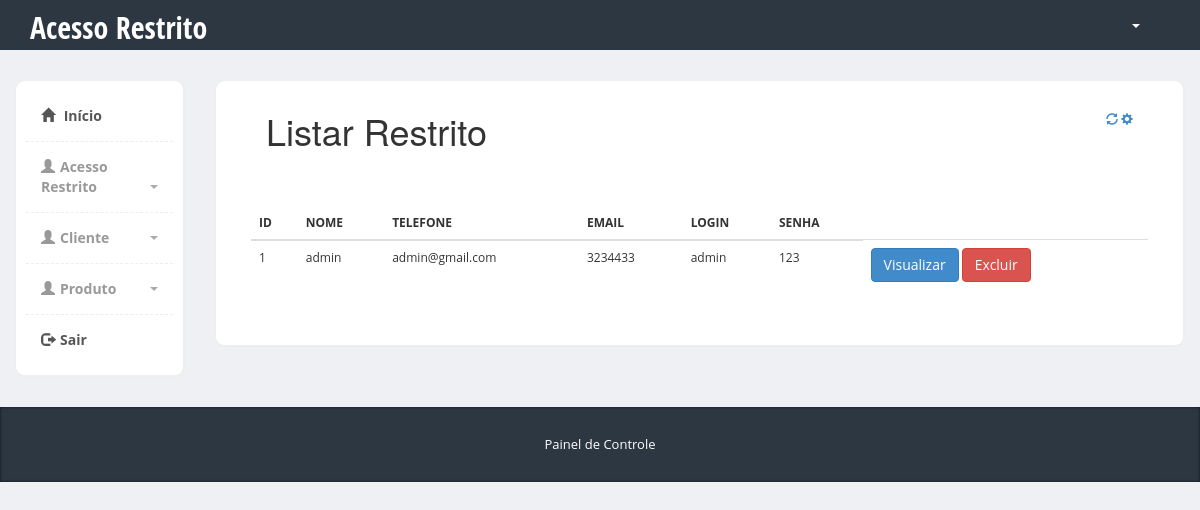
The page /admin/restrito-lista.php on the database its author committed.
### tables this page shows
CREATE TABLE `acesso_restrito` (
  `pk_restrito` int(11) NOT NULL,
  `nome` varchar(255) NOT NULL,
  `email` varchar(255) NOT NULL,
  `telefone` varchar(255) NOT NULL,
  `login` varchar(255) NOT NULL,
  `senha` varchar(255) NOT NULL
);

### admin/Restrito.class.php (called while the page is built, shortened)
<?php
class Restrito{
     public function lista(){
        $pdo = Conexao::conexao();
        $sql  = "SELECT * FROM acesso_restrito;";
        $consulta = $pdo->query($sql);
        $dados = null;
        while ($linha = $consulta->fetch(PDO::FETCH_ASSOC)){
            $dados[] = array(
            "id" => $linha['pk_restrito'],
            "nome" => $linha['nome'],
            "telefone" => $linha['telefone'],
            "email" => $linha['email'],
            "login" => $linha['login'],
            "senha" => $linha['senha']
            );
        }
        return $dados;
    }
}

### admin/restrito-lista.php (the view, shortened to what this page needs)
<?php
    require "Restrito.class.php";
    $restrito = new Restrito ();
    $dados = $restrito->lista();
?>
<?php include "includes/header.php" ?>
<div class="col-md-10">
		  	<div class="row">
		<div class="col-md-12">
		  			<div class="content-box-large">
		  				<div class="panel-heading">
							<div class="panel-title">
				  <h1>Listar Restrito</h1>
			</div>
			<div class="panel-options">
								<a href="#" data-rel="collapse"><i class="glyphicon glyphicon-refresh"></i></a>
								<a href="#" data-rel="reload"><i class="glyphicon glyphicon-cog"></i></a>
							</div>
						</div>
		  	<div class="panel-body">
      <?php if($dados==null){ ?>
            <p>Nenhum usuário cadastrado</p>
        <?php } else{ ?>
        <table class="lista-dados">
		   <div class="col-md-10">
		  	<div class="row">
  				<div class="col-md-6">
		  				<div class="panel-body">
		  					<table class="table">
				              <thead>
				                <tr>
				                  <th>ID</th>
				                  <th>NOME</th>
				                  <th>TELEFONE</th>
				                  <th>EMAIL</th>
				                  <th>LOGIN</th>
				                  <th>SENHA</th>
				                </tr>
				              </thead>
				               <?php
								 foreach($dados as $dado => $coluna){
												echo "<tr>";
												echo "<td>".$coluna['id']."</td>";
												echo "<td>".$coluna['nome']."</td>";
												echo "<td>".$coluna['email']."</td>";
												echo "<td>".$coluna['telefone']."</td>";
												echo "<td>".$coluna['login']."</td>";
												echo "<td>".$coluna['senha']."</td>";
													echo '<td>  <a href="visualizar.php?id='.$coluna['id'].  "&nome=" . $coluna['nome'] . "&email=" . $coluna['email'] . "&telefone=" . $coluna['telefone'] . "&login=" . $coluna['login'] . "&senha=" . $coluna['senha'] . '"> <input type="submit" class="btn btn-primary"  value="Visualizar"/>
												 <a href="restrito-excluir.php?id='.$coluna['id'].'"> <input type="submit" class="btn btn-danger"  value="Excluir"/></a></td>';
												echo "</tr>";
											}
								?>
								   <?php } ?>
				            </table>
		  				</div>
		  			</div>
  				</div>
  			</div>
	</div>
		  		</div>
		  	</div>
		  </div>
		</div>
    </div>
  <?php include "includes/footer.php" ?>

### admin/css/styles.css (style rules this page uses)
body { font-family: 'Open Sans', sans-serif; position: relative; margin: 0px; font-size: 12px; padding: 0px; }
.content-box, .content-box-large { margin-bottom:30px; background:#fff; border-radius:10px; padding:10px; border-left:1px solid #eee; border-top:1px solid #eee; border-right:2px solid #eee; border-bottom:2px solid #eee; }
.content-box-large { padding: 20px; }
body { background-color: #eff0f3; }
.panel-heading>.panel-title, .content-box-header .panel-title { float: left; padding: 10px 15px; padding-top: 0px; }
.panel-heading>.panel-title>*, .content-box-header .panel-title>* { margin: 0; }
.panel-heading>.panel-options, .content-box-header .panel-options { float: right; padding-right: 15px; }
.panel-heading>.panel-options>a, .content-box-header .panel-options>a { margin-top: 10px; }
.panel-body { clear:both; }

### rows shown on the page
acesso_restrito: pk_restrito "1", nome "admin", email "admin@gmail.com", telefone "3234433", login "admin", senha "123"
